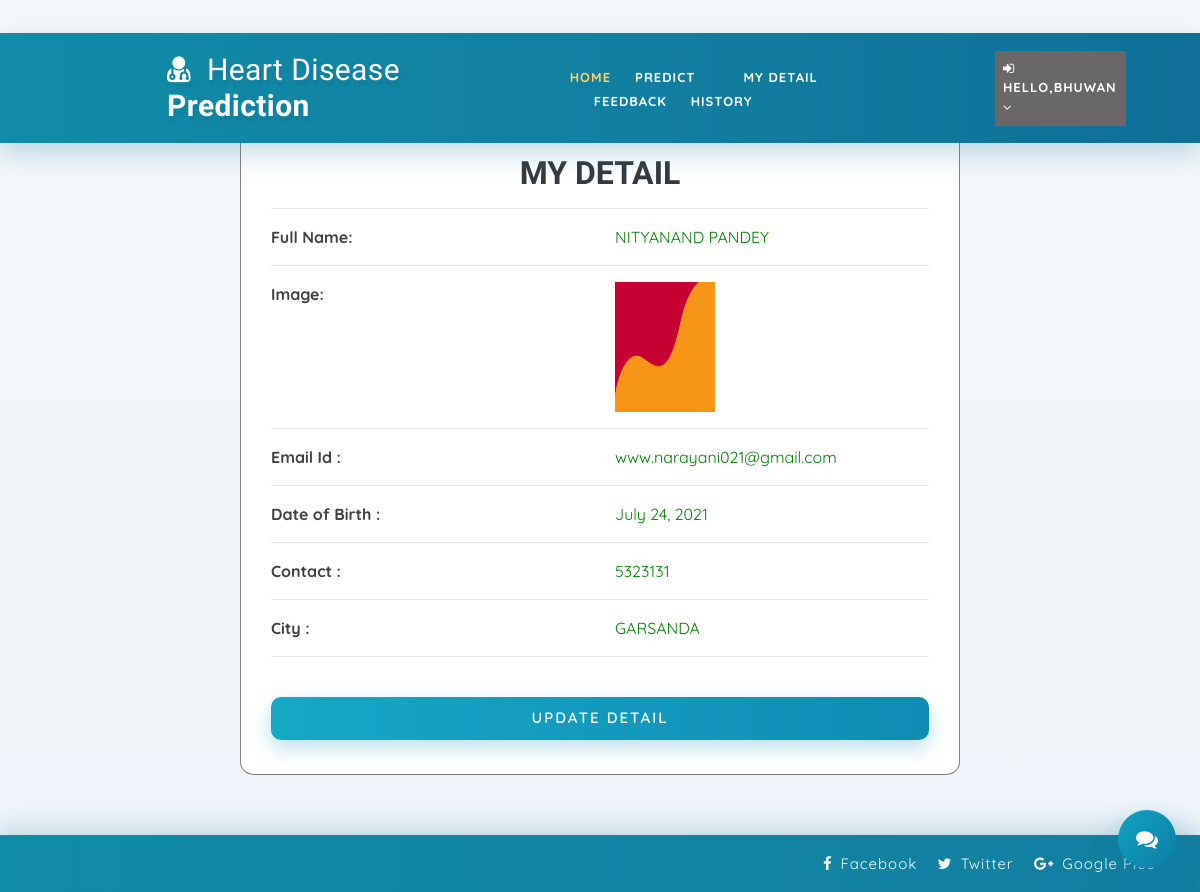
Screenshot of /profile_doctor (signed in) with the database file from the repository.
### health/models.py (models this page shows, shortened)
class Patient(models.Model):
    user = models.ForeignKey(User, on_delete=models.CASCADE, null=True)
    contact = models.CharField(max_length=100, null=True)
    address = models.CharField(max_length=100, null=True)
    latitude = models.FloatField(null=True, blank=True)
    longitude = models.FloatField(null=True, blank=True)
    dob = models.DateField(null=True)
    image = models.FileField(null=True)

### health/views.py (the view)
# urls.py: path('profile_doctor', View_My_Detail,name="profile_doctor"),
@login_required(login_url="login")
def View_My_Detail(request):
    terror = ""
    user = User.objects.get(id=request.user.id)
    error = ""
    try:
        sign = Patient.objects.get(user=user)
        error = "pat"
    except:
        sign = Doctor.objects.get(user=user)
    d = {'error': error,'pro':sign}
    return render(request,'profile_doctor.html',d)

### health/templates/profile_doctor.html (shortened to what this page needs)
{% extends 'index.html' %}
{% load static %}
{% block body %}
<div class="container" style="width:60%;margin-top:8%;margin-bottom:5%;background:white;border-radius:2%;border:1px solid grey">
    <br>
    <h2 class="w3ls-title text-uppercase text-dark font-weight-bold" align="center">My Detail</h2>
<div align="left" class="container-fluid" style="width:100%;margin-bottom:5%">
    <hr><div class="row" >
        <div class="col-md-6 div2" style="color: #414141; font-weight: 900;">
            <strong>Full Name:</strong>
        </div>
        <div class="col-md-6 div1">
            {{pro.user.first_name}} {{pro.user.last_name}}
        </div>
    </div><hr>
    <div class="row">
        <div class="col-md-6 div2" style="color: #414141; font-weight: 900;">
            <strong>Image:</strong>
        </div>
        <div class="col-md-6">
            <img src="{{pro.image.url}}" style="width:100px;height:130px"></img>
        </div></div><hr>
    <div class="row">
        <div class="col-md-6 div2" style="color: #414141; font-weight: 900;">
            <strong>Email Id :</strong>
        </div>
        <div class="col-md-6 div1">
            {{pro.user.email}}
        </div>
    </div><hr>
     <div class="row">
        <div class="col-md-6 div2" style="color: #414141; font-weight: 900;">
            <strong>Date of Birth :</strong>
        </div>
        <div class="col-md-6 div1">
            {{pro.dob}}
        </div>
    </div><hr>
     <div class="row">
        <div class="col-md-6 div2" style="color: #414141; font-weight: 900;">
            <strong>Contact :</strong>
        </div>
        <div class="col-md-6 div1">
            {{pro.contact}}
        </div>
     </div><hr>
    <div class="row">
        <div class="col-md-6 div2" style="color: #414141; font-weight: 900;">
            <strong>City :</strong>
        </div>
        <div class="col-md-6 div1">
            {{pro.address}}
        </div>
    </div><hr>
    <div class="login px-sm-12" style="width:100%">
    <a href="{% url 'edit_profile' %}">
        <button class="btn submit mt-4 " style="width:100%; background-color: #726f6e;">Update Detail</button>
    </a>
    </div>
</div>
</div>
{% endblock %}

### health/templates/index.html (shortened to what this page needs)
<!DOCTYPE html>
{% load static %}
<html lang="zxx">
<head>
	<link rel="stylesheet" href="{% static 'css/bootstrap.css' %}">
	<link href="{% static 'css/css_slider.css' %}" type="text/css" rel="stylesheet" media="all">
	<link rel="stylesheet" href="{% static 'css/style.css' %}" type="text/css" media="all" />
	<link href="{% static 'css/font-awesome.min.css' %}" rel="stylesheet">
<link rel='stylesheet' type='text/css' href="https://cdn.datatables.net/1.10.21/css/jquery.dataTables.min.css">
<link rel='stylesheet' type='text/css' href="https://cdn.datatables.net/buttons/1.6.2/css/buttons.dataTables.min.css">
</head>
<body>
	<div id="home" style="margin-bottom:2%">
		<header>
			<div class="top-bar py-3">
				<div class="container">
					<div class="row">
						<div class="col-xl-7 col-lg-6 col-md-4 top-social-agile text-md-right text-center mt-md-0 mt-2">
							<div class="row">
								<div class="col-xl-3 col-lg-4 col-6 top-w3layouts p-md-0 text-right">
								</div>
								<div class="col-xl-3 col-lg-4 col-6 header-w3layouts text-md-right text-left">
								</div>
							</div>
						</div>
					</div>
				</div>
			</div>
		</header>
		<div class="main-top" style="background:rgb(44, 164, 182)">
			<div class="container-fluid">
				<div class="header d-md-flex justify-content-between align-items-center py-3">
					<div id="logo" style="margin-left:13%">
						<h1>
							<a href="{% url 'home' %}">
								<span class="fa fa-user-md mr-2"></span>
								<span class="logo-sp">Heart Disease</span> Prediction
							</a>
						</h1>
					</div>
					{% if request.user.is_staff %}
					<div class="nav_w3ls" style="margin-right:4%">
						<nav>
							<label for="drop1" class="toggle">Menu</label>
							<input type="checkbox" id="drop1" />
							<ul class="menu" style="padding:15px;width:100%">
								<li class="mx-lg-4 mx-md-3 my-md-0 my-2"><a href="{% url 'admin_home' %}" >Home</a></li>
								<li>
									<label for="drop-2" class="toggle toogle-2"> <span class="fa fa-angle-down" aria-hidden="true"></span>
									</label>
									<a href="#"> Doctor <span class="fa fa-angle-down" aria-hidden="true"></span></a>
									<ul style="margin-top:2%;width:40%;margin-right:0%">
										<li style="width:100%;"><a href="/add_doctor" class="drop-text">Add Doctor</a></li>
										<li style="width:100%;"><a href="/view_doctor" class="drop-text">View Doctor</a></li>
									</ul>
								</li>
								<li class="mx-lg-4 mx-md-3 my-md-0 my-2"><a href="/view_patient">Patient</a></li>
								<li class="mx-lg-4 mx-md-3 my-md-0 my-2">
									<a href="/view_search_pat">Searched Data</a></li>
								<li><a href="/view_feedback">Feedback</a></li>
							</ul>
						</nav>
					</div>
					<div class="nav_w3ls" style="margin-right:3%">
						<nav>
							<label for="drop2" class="toggle">Menu</label>
							<input type="checkbox" id="drop2" />
							<ul class="menu">
								<li class="mx-lg-4 mx-md-3 my-md-0 my-2" style="background:red;padding:8px">
									<label for="drop-2" class="toggle toogle-2"> <span class="fa fa-angle-down" aria-hidden="true"></span>
									</label>
									<a href="#"><i class="fa fa-user"></i> {{request.user.username}} <span class="fa fa-angle-down" aria-hidden="true"></span></a>
									<ul style="margin-top:10%;width:80%;margin-right:5%">
										<li style="width:100%;"><a href="{% url 'change_password' %}" class="drop-text">Password</a></li>
										<li style="width:100%;"><a href="{% url 'logout' %}" class="drop-text">Logout</a></li>
									</ul>
								</li>
							</ul>
						</nav>
					</div>
					{% elif request.user.patient_set.all.0 %}
					<div class="nav_w3ls" style="margin-left:5%;font-weight:bold">
						<nav>
							<ul class="menu" style="padding:15px;width:100%">
								<li><a href="{% url 'patient_home' %}" class="active">Home</a></li>
								<li class="mx-lg-4 mx-md-3 my-md-0 my-2"><a href="/add_heartdetail">Predict</a></li>
								<li class="mx-lg-4 mx-md-3 my-md-0 my-2"><a href="/profile_doctor">My Detail</a></li>
								<li class="mx-lg-4 mx-md-3 my-md-0 my-2"><a href="/sent_feedback">Feedback</a></li>
								<li><a href="/view_search_pat">History</a></li>
							</ul>
						</nav>
					</div>
					<div class="nav_w3ls" style="margin-right:3%">
						<nav>
							<ul class="menu">
								<li class="mx-lg-4 mx-md-3 my-md-0 my-2" style="background:#6a6767;padding:8px">
									<a href="#"><i class="fa fa-sign-in"></i> Hello,{{request.user.username}} <span class="fa fa-angle-down" aria-hidden="true"></span></a>
								</li>
							</ul>
						</nav>
					</div>
					{% endif %}
				</div>
			</div>
		</div>
		{% block body %}
		{% endblock %}
	</div>
	<div class="copy-w3pvt" style="background:rgb(44, 164, 182);color:white">
		<div class="container py-3">
			<div class="row">
				<div class="col-lg-7 w3ls_footer_grid1_left text-lg-left text-center">
				</div>
				<div class="col-lg-5 w3ls_footer_grid_left1_pos text-lg-right text-center mt-lg-0 mt-2">
					<ul style="color:white">
						<li>
							<a href="#" style="color:white" class="facebook">
								<span class="fa fa-facebook-f mr-2"></span>Facebook</a>
						</li>
						<li class="mx-3">
							<a href="#" style="color:white" class="twitter">
								<span class="fa fa-twitter mr-2"></span>Twitter</a>
						</li>
						<li>
							<a href="#" style="color:white" class="google">
								<span class="fa fa-google-plus mr-2"></span>Google Plus</a>
						</li>
					</ul>
				</div>
			</div>
		</div>
	</div>
	<a href="#home" style="color:white" class="move-top text-center"></a>
	<button id="helpChatToggle" class="help-chat-toggle" type="button" aria-label="Open help chatbot">
		<span class="fa fa-comments"></span>
	</button>
</body>
</html>

### health/static/css/style.css (style rules this page uses)
body { padding: 0; margin: 0; background: #FFF; font-family: 'Quicksand', sans-serif; }
body a, body button { transition: 0.5s all; -webkit-transition: 0.5s all; -moz-transition: 0.5s all; -o-transition: 0.5s all; -ms-transition: 0.5s all; text-decoration: none; }
html { scroll-behavior: smooth; }
h1, h2, h3, h4, h5, h6 { margin: 0; padding: 0; font-family: 'Mukta', sans-serif; }
ul, ol { margin: 0; padding: 0; }
a.move-top { width: 34px; height: 34px; background: url(../images/move-top.png) no-repeat; display: inline-block; position: fixed; bottom: 4%; right: 2%; z-index: 0; }
#home { position: relative; }
.main-top { position: absolute; z-index: 999; width: 100%; background: rgba(0, 0, 0, 0.4); }
nav { margin: 0; padding: 0; }
#logo a { float: left; display: initial; font-weight: 700; font-size: 32px; color: #fff; text-shadow: 2px 5px 3px rgba(0, 0, 0, 0.06); padding: 0; }
span.logo-sp { font-weight: 100; }
nav:after { content: ""; display: table; clear: both; }
nav ul { float: right; padding: 0; margin: 0; list-style: none; position: relative; }
nav ul li { margin: 0px; display: inline-block; float: left; }
nav a { padding: 0; color: #fff; font-size: 13px; letter-spacing: 2px; font-weight: 700; text-transform: uppercase; display: inline-block; transition: 0.5s all; -webkit-transition: 0.5s all; -moz-transition: 0.5s all; -o-transition: 0.5s all; -ms-transition: 0.5s all; }
.menu li a.active, .menu li a:hover { color: #2196f3; transition: 0.5s all; -webkit-transition: 0.5s all; -moz-transition: 0.5s all; -o-transition: 0.5s all; -ms-transition: 0.5s all; color: #d84315; }
li>a:only-child:after { content: ''; }
.w3ls_footer_grid_left1_pos ul li, ul.list-part li { display: inline-block; }
.w3ls_footer_grid_left1_pos ul li a { color: #000; text-decoration: none; letter-spacing: 1px; font-size: 15px; }
.login button { background: #d84315; color: #fff; font-weight: 600; letter-spacing: 2px; font-size: 15px; padding: 10px 30px; text-transform: uppercase; border-radius: 0px; }
body { background: linear-gradient(180deg, #f4f8fb 0%, #eef4f9 100%); color: #243447; }
.main-top { background: linear-gradient(90deg, #0f8ca8 0%, #127ea0 55%, #0f6f96 100%) !important; box-shadow: 0 10px 26px rgba(15, 111, 150, 0.25); }
#logo a { font-size: 30px; letter-spacing: 0.4px; }
nav a { letter-spacing: 1px; font-size: 13px; }
.menu li a.active, .menu li a:hover { color: #ffd166; }
.login button, button.btn_apt, a.button-w3ls, a.blog-btn { border: none; border-radius: 10px; background: linear-gradient(90deg, #15a8c7 0%, #0f8cb3 100%); color: #fff !important; box-shadow: 0 8px 20px rgba(15, 140, 179, 0.28); }
.copy-w3pvt { background: linear-gradient(90deg, #0f8ca8 0%, #127ea0 100%) !important; box-shadow: 0 -8px 24px rgba(15, 111, 150, 0.2); }
.copy-w3pvt a { opacity: 0.95; }
.help-chat-toggle { position: fixed; right: 24px; bottom: 24px; z-index: 1200; width: 58px; height: 58px; border: none; border-radius: 50%; color: #fff; font-size: 22px; background: linear-gradient(135deg, #11a2c2, #0c7ea4); box-shadow: 0 12px 26px rgba(12, 126, 164, 0.35); cursor: pointer; }

### health/templates/profile_doctor.html (style rules this page uses)
.div1 { color:green; }
.div2 { color:red; }

### rows the page displays
Patient: user.first_name "NITYANAND", user.last_name "PANDEY", image (picture), user.email "www.narayani021@gmail.com", dob "July 24, 2021", contact "5323131", address "GARSANDA"

### other values shown
{{ request.user.username }} "BHUWAN"
